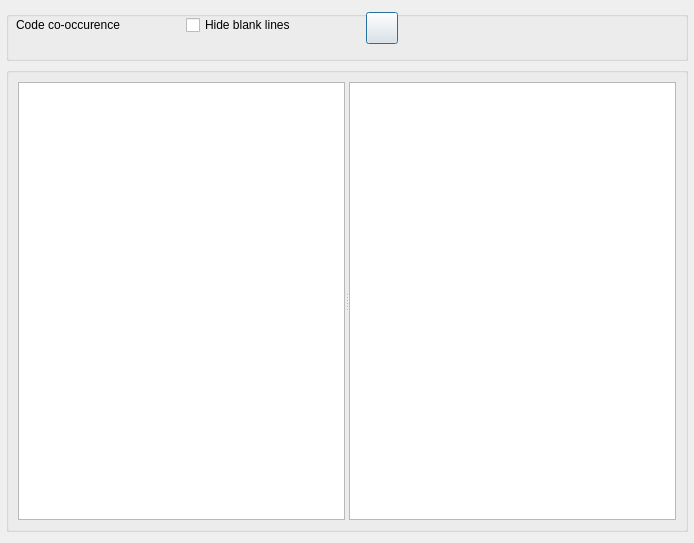
<?xml version="1.0" encoding="UTF-8"?>
<ui version="4.0">
 <class>Dialog_Coocurrence</class>
 <widget class="QDialog" name="Dialog_Coocurrence">
  <property name="windowModality">
   <enum>Qt::NonModal</enum>
  </property>
  <property name="geometry">
   <rect>
    <x>0</x>
    <y>0</y>
    <width>694</width>
    <height>543</height>
   </rect>
  </property>
  <property name="windowTitle">
   <string>Code Co-occurence</string>
  </property>
  <layout class="QVBoxLayout" name="verticalLayout">
   <property name="leftMargin">
    <number>6</number>
   </property>
   <property name="rightMargin">
    <number>6</number>
   </property>
   <item>
    <widget class="QGroupBox" name="groupBox">
     <property name="minimumSize">
      <size>
       <width>0</width>
       <height>50</height>
      </size>
     </property>
     <property name="maximumSize">
      <size>
       <width>16777215</width>
       <height>50</height>
      </size>
     </property>
     <property name="title">
      <string/>
     </property>
     <widget class="QLabel" name="label_selections">
      <property name="geometry">
       <rect>
        <x>10</x>
        <y>3</y>
        <width>161</width>
        <height>22</height>
       </rect>
      </property>
      <property name="minimumSize">
       <size>
        <width>0</width>
        <height>22</height>
       </size>
      </property>
      <property name="maximumSize">
       <size>
        <width>16777213</width>
        <height>22</height>
       </size>
      </property>
      <property name="toolTip">
       <string>&lt;html&gt;&lt;head/&gt;&lt;body&gt;&lt;p&gt;Show the overlapping codes.&lt;/p&gt;&lt;/body&gt;&lt;/html&gt;</string>
      </property>
      <property name="text">
       <string>Code co-occurence</string>
      </property>
      <property name="wordWrap">
       <bool>true</bool>
      </property>
     </widget>
     <widget class="QPushButton" name="pushButton_export">
      <property name="geometry">
       <rect>
        <x>360</x>
        <y>1</y>
        <width>32</width>
        <height>32</height>
       </rect>
      </property>
      <property name="minimumSize">
       <size>
        <width>32</width>
        <height>32</height>
       </size>
      </property>
      <property name="maximumSize">
       <size>
        <width>32</width>
        <height>32</height>
       </size>
      </property>
      <property name="toolTip">
       <string>&lt;html&gt;&lt;head/&gt;&lt;body&gt;&lt;p&gt;Export to file&lt;/p&gt;&lt;/body&gt;&lt;/html&gt;</string>
      </property>
      <property name="text">
       <string/>
      </property>
     </widget>
     <widget class="QCheckBox" name="checkBox_hide_blanks">
      <property name="geometry">
       <rect>
        <x>180</x>
        <y>4</y>
        <width>171</width>
        <height>20</height>
       </rect>
      </property>
      <property name="text">
       <string>Hide blank lines</string>
      </property>
     </widget>
    </widget>
   </item>
   <item>
    <widget class="QGroupBox" name="groupBox_2">
     <property name="title">
      <string/>
     </property>
     <layout class="QGridLayout" name="gridLayout">
      <item row="0" column="0">
       <widget class="QSplitter" name="splitter">
        <property name="orientation">
         <enum>Qt::Horizontal</enum>
        </property>
        <widget class="QTableWidget" name="tableWidget"/>
        <widget class="QTextEdit" name="textEdit"/>
       </widget>
      </item>
     </layout>
    </widget>
   </item>
  </layout>
 </widget>
 <tabstops>
  <tabstop>pushButton_export</tabstop>
 </tabstops>
 <resources/>
 <connections/>
</ui>
